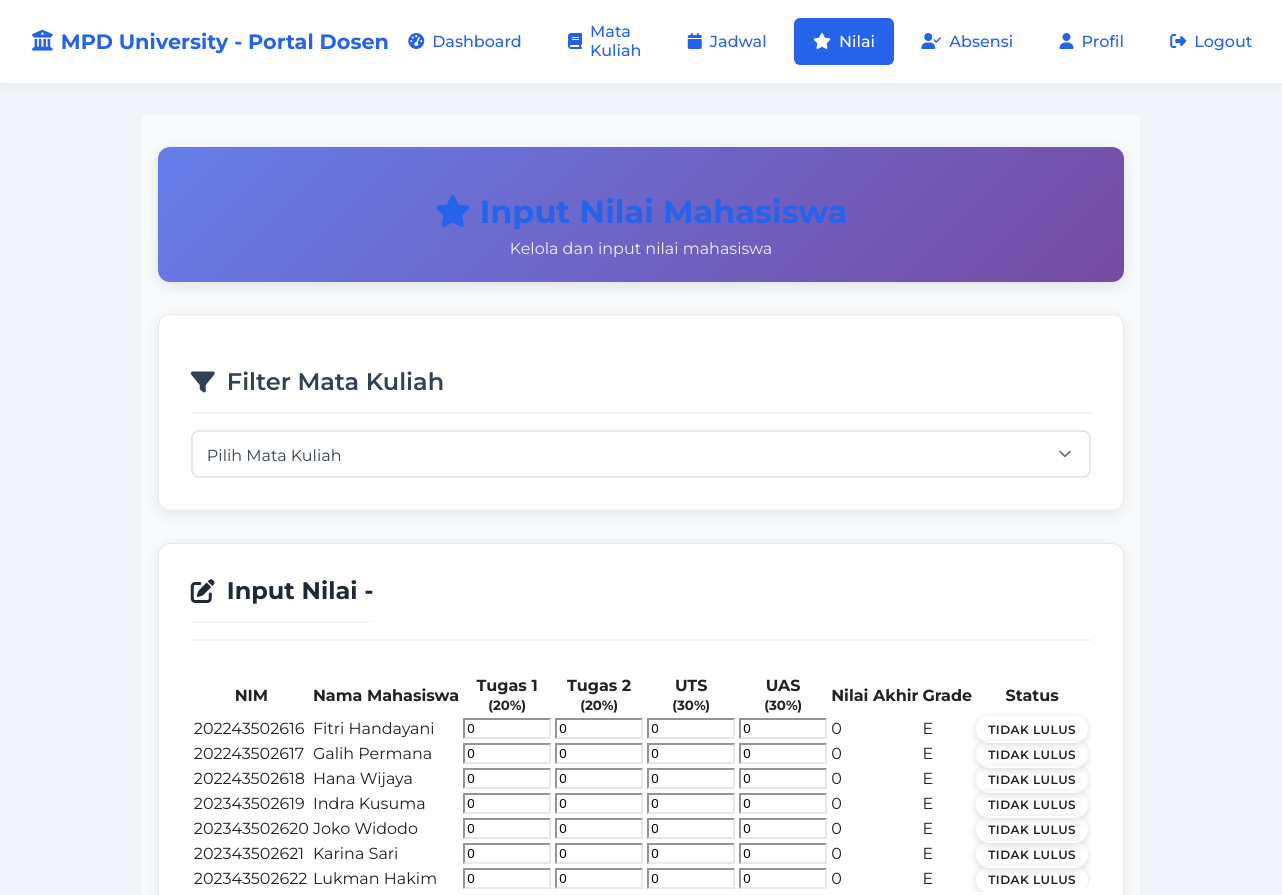
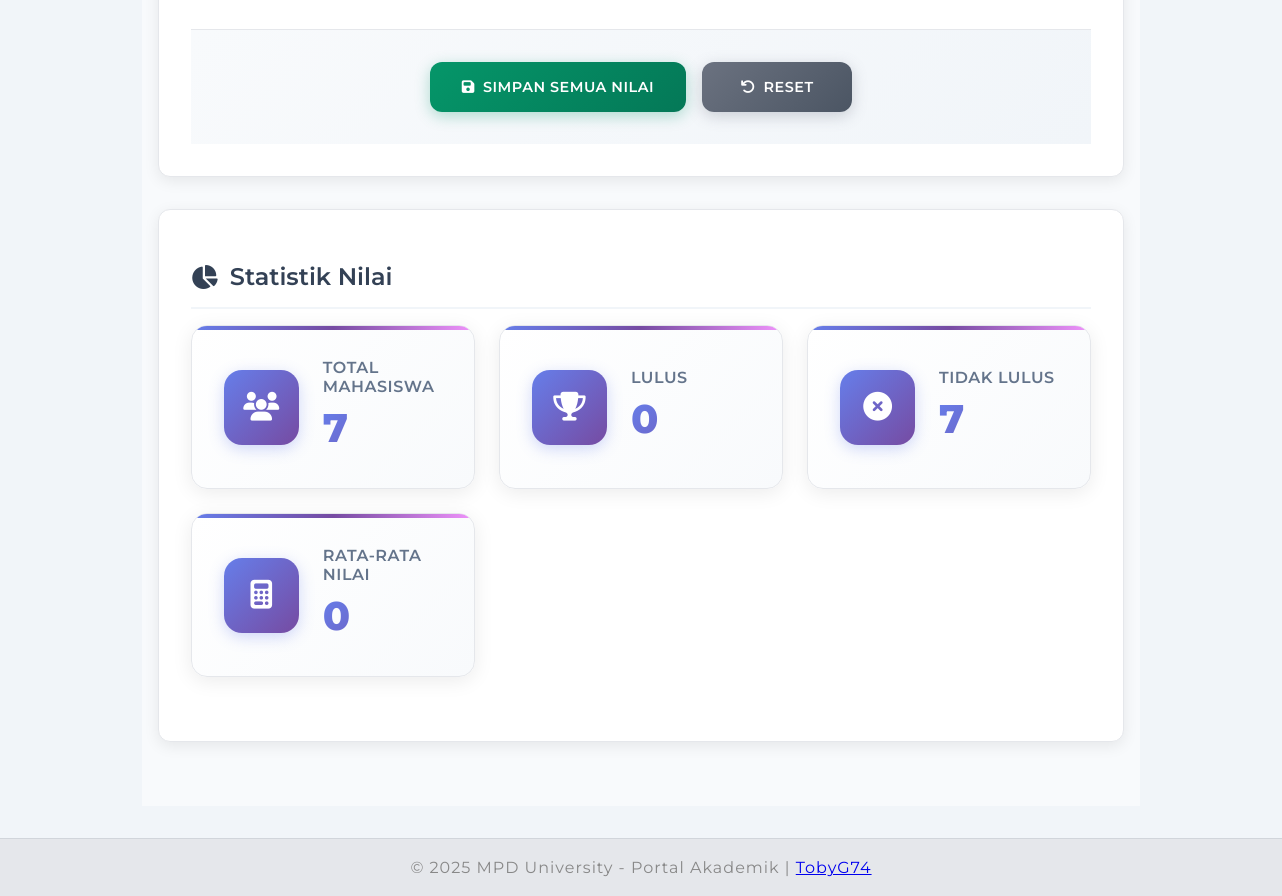
The app's page /dosen/nilai.php?mk_id=7 (signed in) with its own data (2 pictures, top to bottom).
### tables this page shows
CREATE TABLE mahasiswa (
    id INT AUTO_INCREMENT PRIMARY KEY,
    user_id INT UNIQUE,
    nim VARCHAR(20) UNIQUE NOT NULL,
    nama VARCHAR(100) NOT NULL,
    program_studi_id INT,
    semester INT,    email VARCHAR(100),
    phone VARCHAR(20),
    alamat TEXT,
    created_at DATETIME DEFAULT NOW(),
    FOREIGN KEY (user_id) REFERENCES users(id),
    FOREIGN KEY (program_studi_id) REFERENCES program_studi(id)
);

### dosen/nilai.php (the view, shortened to what this page needs)
<?php
require_once '../koneksi.php';
$user_id = $_SESSION['user_id'];
$query = "SELECT u.*, d.id as dosen_id FROM users u
          LEFT JOIN dosen d ON u.id = d.user_id
          WHERE u.id = '$user_id'";
$result = mysqli_query($conn, $query);
$user = mysqli_fetch_assoc($result);
$dosen_id = $user['dosen_id'];
$selected_mk_id = isset($_GET['mk_id']) ? (int)$_GET['mk_id'] : 0;
$mahasiswa_data = [];
$selected_mk_name = '';
if ($selected_mk_id > 0) {
    $mk_name_query = "SELECT mk.nama_mk, mk.kode_mk, j.kelas
                      FROM mata_kuliah mk
                      LEFT JOIN jadwal j ON mk.id = j.mata_kuliah_id
                      WHERE mk.id = $selected_mk_id AND mk.dosen_id = '$dosen_id'";
    $mk_name_result = mysqli_query($conn, $mk_name_query);
    $mk_data = mysqli_fetch_assoc($mk_name_result);
    $selected_mk_name = $mk_data ? $mk_data['nama_mk'] . ' - Kelas ' . ($mk_data['kelas'] ?? 'A') : '';
    $mahasiswa_query = "SELECT m.id, m.nim, m.nama,
                              n.tugas1, n.tugas2, n.uts, n.uas, n.nilai_akhir, n.grade
                       FROM kelas k
                       JOIN mahasiswa m ON k.mahasiswa_id = m.id
                       LEFT JOIN nilai n ON k.mata_kuliah_id = n.mata_kuliah_id AND k.mahasiswa_id = n.mahasiswa_id
                       WHERE k.mata_kuliah_id = $selected_mk_id
                       ORDER BY m.nama";
    $mahasiswa_result = mysqli_query($conn, $mahasiswa_query);
    while ($row = mysqli_fetch_assoc($mahasiswa_result)) {
        $mahasiswa_data[] = $row;
    }
}
function hitungNilaiAkhir($tugas1, $tugas2, $uts, $uas) {
    return round(($tugas1 * 0.2) + ($tugas2 * 0.2) + ($uts * 0.3) + ($uas * 0.3), 2);
}
function getGradeLetter($nilai) {
    if ($nilai >= 85) return 'A';
    elseif ($nilai >= 70) return 'B';
    elseif ($nilai >= 60) return 'C';
    elseif ($nilai >= 50) return 'D';
    else return 'E';
}
?>
<!DOCTYPE html>
<html lang="id">
<head>
    <link rel="stylesheet" href="../assets/css/style.css">
    <link rel="stylesheet" href="../assets/css/admin.css">
    <link rel="stylesheet" href="../assets/css/dosen.css">
    <link rel="stylesheet" href="https://cdnjs.cloudflare.com/ajax/libs/font-awesome/6.4.0/css/all.min.css">
</head>
<body>
    <?php include 'includes/nav_dosen.php'; ?>
    <main>
        <div class="dashboard-container">
            <div class="dashboard-header">
                <h1><i class="fas fa-star"></i> Input Nilai Mahasiswa</h1>
                <p>Kelola dan input nilai mahasiswa</p>
            </div>
            <div class="dashboard-section">
                <h2><i class="fas fa-filter"></i> Filter Mata Kuliah</h2>
                <div class="filter-container">
                    <select id="mata_kuliah_filter" class="form-control" onchange="loadMahasiswa()">
                        <option value="">Pilih Mata Kuliah</option>
                    </select>
                </div>
            </div>
            <?php if ($selected_mk_id > 0 && !empty($mahasiswa_data)): ?>
            <div class="dashboard-section" id="grade-section">
                <div class="section-header">
                    <h2><i class="fas fa-edit"></i> Input Nilai - <?php echo $selected_mk_name; ?></h2>
                </div>
                <form method="POST" id="gradesForm">
                    <div class="grades-container">
                        <div class="table-responsive">
                            <table class="grades-table">
                                <thead>
                                    <tr>
                                        <th>NIM</th>
                                        <th>Nama Mahasiswa</th>
                                        <th>Tugas 1<br><small>(20%)</small></th>
                                        <th>Tugas 2<br><small>(20%)</small></th>
                                        <th>UTS<br><small>(30%)</small></th>
                                        <th>UAS<br><small>(30%)</small></th>
                                        <th>Nilai Akhir</th>
                                        <th>Grade</th>
                                        <th>Status</th>
                                    </tr>
                                </thead>
                                <tbody>
                                    <?php foreach ($mahasiswa_data as $mhs): ?>
                                        <?php
                                        $tugas1 = $mhs['tugas1'] ?? 0;
                                        $tugas2 = $mhs['tugas2'] ?? 0;
                                        $uts = $mhs['uts'] ?? 0;
                                        $uas = $mhs['uas'] ?? 0;
                                        $nilai_akhir = $mhs['nilai_akhir'] ?? hitungNilaiAkhir($tugas1, $tugas2, $uts, $uas);
                                        $grade = $mhs['grade'] ?? getGradeLetter($nilai_akhir);
                                        $status = $nilai_akhir >= 60 ? 'Lulus' : 'Tidak Lulus';
                                        ?>
                                        <tr>
                                            <td><?php echo $mhs['nim']; ?></td>
                                            <td><?php echo $mhs['nama']; ?></td>
                                            <td>
                                                <input type="number" class="grade-input"
                                                       name="grades[<?php echo $mhs['id']; ?>][tugas1]"
                                                       value="<?php echo $tugas1; ?>"
                                                       min="0" max="100" step="0.01"
                                                       onchange="calculateFinalGrade(this)">
                                            </td>
                                            <td>
                                                <input type="number" class="grade-input"
                                                       name="grades[<?php echo $mhs['id']; ?>][tugas2]"
                                                       value="<?php echo $tugas2; ?>"
                                                       min="0" max="100" step="0.01"
                                                       onchange="calculateFinalGrade(this)">
                                            </td>
                                            <td>
                                                <input type="number" class="grade-input"
                                                       name="grades[<?php echo $mhs['id']; ?>][uts]"
                                                       value="<?php echo $uts; ?>"
                                                       min="0" max="100" step="0.01"
                                                       onchange="calculateFinalGrade(this)">
                                            </td>
                                            <td>
                                                <input type="number" class="grade-input"
                                                       name="grades[<?php echo $mhs['id']; ?>][uas]"
                                                       value="<?php echo $uas; ?>"
                                                       min="0" max="100" step="0.01"
                                                       onchange="calculateFinalGrade(this)">
                                            </td>
                                            <td class="final-grade"><?php echo $nilai_akhir; ?></td>
                                            <td>
                                                <span class="grade-badge grade-<?php echo strtolower($grade); ?>">
                                                    <?php echo $grade; ?>
                                                </span>
                                            </td>
                                            <td>
                                                <span class="status-badge <?php echo $nilai_akhir >= 60 ? 'status-pass' : 'status-fail'; ?>">
                                                    <?php echo $status; ?>
                                                </span>
                                            </td>
                                        </tr>
                                    <?php endforeach; ?>
                                </tbody>
                            </table>
                        </div>
                        <div class="form-actions">
                            <button type="submit" class="btn btn-success">
                                <i class="fas fa-save"></i> Simpan Semua Nilai
                            </button>
                            <button type="button" class="btn btn-secondary" onclick="resetForm()">
                                <i class="fas fa-undo"></i> Reset
                            </button>
                        </div>
                    </div>
                </form>
            </div>
            <div class="dashboard-section" id="stats-section">
                <h2><i class="fas fa-chart-pie"></i> Statistik Nilai</h2>
                <div class="stats-grid">
                    <div class="stat-card">
                        <div class="stat-icon">
                            <i class="fas fa-users"></i>
                        </div>
                        <div class="stat-info">
                            <h3>Total Mahasiswa</h3>
                            <p class="stat-number"><?php echo count($mahasiswa_data); ?></p>
                        </div>
                    </div>
                    <div class="stat-card">
                        <div class="stat-icon">
                            <i class="fas fa-trophy"></i>
                        </div>
                        <div class="stat-info">
                            <h3>Lulus</h3>
                            <p class="stat-number">
                                <?php
                                $lulus = 0;
                                echo $lulus;
                                ?>
                            </p>
                        </div>
                    </div>
                    <div class="stat-card">
                        <div class="stat-icon">
                            <i class="fas fa-times-circle"></i>
                        </div>
                        <div class="stat-info">
                            <h3>Tidak Lulus</h3>
                            <p class="stat-number"><?php echo count($mahasiswa_data) - $lulus; ?></p>
                        </div>
                    </div>
                    <div class="stat-card">
                        <div class="stat-icon">
                            <i class="fas fa-calculator"></i>
                        </div>
                        <div class="stat-info">
                            <h3>Rata-rata Nilai</h3>
                            <p class="stat-number">
                                <?php
                                if (count($mahasiswa_data) > 0) {
                                    $total = 0;
                                    foreach ($mahasiswa_data as $mhs) {
                                        $total += $mhs['nilai_akhir'] ?? 0;
                                    }
                                    echo round($total / count($mahasiswa_data), 1);
                                } else {
                                    echo "0";
                                }
                                ?>
                            </p>
                        </div>
                    </div>
                </div>
            </div>
            <?php endif; ?>
        </div>
    </main>
    <?php include '../includes/footer.php'; ?>
</body>
</html>

### assets/css/style.css (style rules this page uses)
:root { --primary: #2563eb; --secondary: #f1f5f9; --text: #222; --accent: #fbbf24; --nav-bg: #fff; --nav-shadow: 0 2px 12px rgba(0, 0, 0, 0.06); }
html, body { height: 100%; margin: 0; padding: 0; }
body { font-family: "Montserrat", Arial, sans-serif; margin: 0; padding: 0; background: var(--secondary); color: var(--text); min-height: 100vh; display: flex; flex-direction: column; }
main { flex: 1; display: flex; flex-direction: column; margin: 2rem 0; }
h1, h2, h3 { color: var(--primary); }
.btn { display: flex; align-items: center; justify-content: center; gap: 0.5rem; padding: 0.75rem 1.5rem; border-radius: 0.375rem; font-weight: 500; cursor: pointer; transition: all 0.3s ease; font-family: "Montserrat", sans-serif; border: none; }

### assets/css/dosen.css (style rules this page uses)
.stats-grid { display: grid; grid-template-columns: repeat(auto-fit, minmax(280px, 1fr)); gap: 1.5rem; margin-bottom: 2rem; }
.stat-card { background: linear-gradient(135deg, #ffffff 0%, #f8fafc 100%); padding: 2rem; border-radius: 16px; box-shadow: 0 4px 20px rgba(0, 0, 0, 0.08); display: flex; align-items: center; gap: 1.5rem; transition: all 0.3s ease; border: 1px solid #e5e7eb; position: relative; overflow: hidden; backdrop-filter: blur(10px); }
.stat-card::before { content: ""; position: absolute; top: 0; left: 0; right: 0; height: 4px; background: linear-gradient(90deg, #667eea 0%, #764ba2 50%, #f093fb 100%); }
.stat-icon { width: 75px; height: 75px; border-radius: 18px; display: flex; align-items: center; justify-content: center; font-size: 1.8rem; color: white; background: linear-gradient(135deg, #667eea 0%, #764ba2 100%); flex-shrink: 0; transition: all 0.3s ease; box-shadow: 0 4px 15px rgba(102, 126, 234, 0.3); }
.stat-info { flex: 1; }
.stat-info h3 { font-size: 1rem; color: #64748b; margin: 0 0 0.75rem 0; font-weight: 600; text-transform: uppercase; letter-spacing: 0.5px; }
.stat-number { font-size: 2.5rem; font-weight: 800; color: #1e293b; margin: 0 0 0.5rem 0; line-height: 1; background: linear-gradient(135deg, #667eea 0%, #764ba2 100%); -webkit-background-clip: text; -webkit-text-fill-color: transparent; background-clip: text; }
.form-control { padding: 0.75rem 1rem; border: 2px solid #e2e8f0; border-radius: 8px; font-size: 0.9rem; transition: all 0.3s ease; background: white; }
.form-control::placeholder { color: #94a3b8; }
.form-actions { display: flex; gap: 1rem; justify-content: flex-start; padding-top: 1rem; }
.btn-secondary { background: linear-gradient(135deg, #6b7280 0%, #4b5563 100%); color: white; border: none; }
.section-header { display: flex; justify-content: space-between; align-items: center; margin-bottom: 2rem; flex-wrap: wrap; gap: 1rem; }
.section-header h2 { margin: 0; color: #1f2937; font-size: 1.5rem; font-weight: 700; display: flex; align-items: center; gap: 0.75rem; }
.table-responsive { overflow-x: auto; border-radius: 16px; }
.form-actions { padding: 2rem; background: linear-gradient(135deg, #f8fafc 0%, #f1f5f9 100%); border-top: 1px solid #e5e7eb; display: flex; gap: 1rem; justify-content: center; flex-wrap: wrap; }
.form-actions .btn { padding: 1rem 2rem; border-radius: 12px; font-weight: 600; text-transform: uppercase; letter-spacing: 0.5px; transition: all 0.3s ease; border: none; cursor: pointer; display: flex; align-items: center; gap: 0.5rem; font-size: 0.9rem; min-width: 150px; justify-content: center; }
.btn-success { background: linear-gradient(135deg, #059669 0%, #047857 100%); color: white; box-shadow: 0 4px 15px rgba(5, 150, 105, 0.3); }
.btn-secondary { background: linear-gradient(135deg, #6b7280 0%, #4b5563 100%); color: white; box-shadow: 0 4px 15px rgba(107, 114, 128, 0.3); }

### records on screen
mahasiswa: nim "202243502616", nama "Fitri Handayani", value "0", nilai_akhir "0", grade "E", status "TIDAK LULUS"
mahasiswa: nim "202243502617", nama "Galih Permana", value "0", nilai_akhir "0", grade "E", status "TIDAK LULUS"
mahasiswa: nim "202243502618", nama "Hana Wijaya", value "0", nilai_akhir "0", grade "E", status "TIDAK LULUS"
mahasiswa: nim "202343502619", nama "Indra Kusuma", value "0", nilai_akhir "0", grade "E", status "TIDAK LULUS"
mahasiswa: nim "202343502620", nama "Joko Widodo", value "0", nilai_akhir "0", grade "E", status "TIDAK LULUS"
mahasiswa: nim "202343502621", nama "Karina Sari", value "0", nilai_akhir "0", grade "E", status "TIDAK LULUS"
mahasiswa: nim "202343502622", nama "Lukman Hakim", value "0", nilai_akhir "0", grade "E", status "TIDAK LULUS"

### other values on screen
count($mahasiswa_data) "7"
$lulus "0"
count($mahasiswa_data) - $lulus "7"
$total / count($mahasiswa_data) "0"
